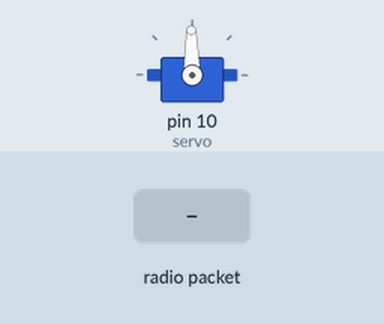
Recording of a program running on a simulated Arduino Leonardo, built with avr-gcc and run on an emulated ATmega32U4. Parts: servo. The inputs (shaded band) are chosen by the test bench. No radio packets arrive unless stated; what the program prints to the serial monitor is not drawn.

Above: at 1.2 s.
1.3 s: radio packet "5" arrives
Timing chart, 0 to 4.3 s (numbered marks = the images above; inputs shaded):
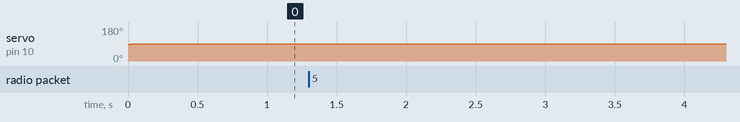

The program:

main.cpp
```cpp
#include <Arduino.h>
#include <Lora.h>
#include <Servo.h>

#define SS      8
#define RST     4
#define DI0     7
#define BAND    8681E5

#define DEFAULT_TEMP 20

#define MSG_PREAMBLE "APPLYTEMP,"

double angles[] = {
  158.0, // 10
  152.5, // 11
  147, // 12
  141.5, // 13
  133.25, // 14
  125, // 15
  118.2, // 16
  111.4, // 17
  104.9, // 18
  98.1, // 19
  91, // 20
  85.4, // 21
  79.8, // 22
  74.2, // 23
  68.6, // 24
  63, // 25
  57.4, // 26
  51.8, // 27
  46.2, // 18
  40.6, // 19
  35 //20
};

#define ANGLE_10 158
#define ANGLE_15 125
#define ANGLE_20 91
#define ANGLE_25 63
#define ANGLE_30 35

Servo servo;

int angle(int temperature) {
  int effective = temperature;
  if (temperature < 10) {
    effective = 10;
  } else if (temperature > 30) {
    effective = 30;
  }
  return map((int)(angles[effective-10]), 0, 180, 0, 180);
}

void setup() {
  Serial.begin(115200);

  servo.attach(10, 400, 2400);

  LoRa.setPins(SS, RST, DI0);

  if (!LoRa.begin(BAND)) {
    Serial.println("LoRa initialisation error!");
    while (1);
  } else {
    Serial.println("LoRa initialised");
    servo.write(angle(DEFAULT_TEMP));
  }
}

void loop() {
  int packetSize = LoRa.parsePacket();
  if (packetSize) {
    Serial.println("Available");
    String data = LoRa.readString();
    Serial.println(data);
    if (data.startsWith(MSG_PREAMBLE)) {
      String tempString = data.substring(strlen(MSG_PREAMBLE));
      int temperature = tempString.toInt();
      Serial.println(temperature);
      servo.write(angle(temperature));
    }
  }
}
```

Measured:
- after the input at 1.3 s, every drawn part: stays the same
